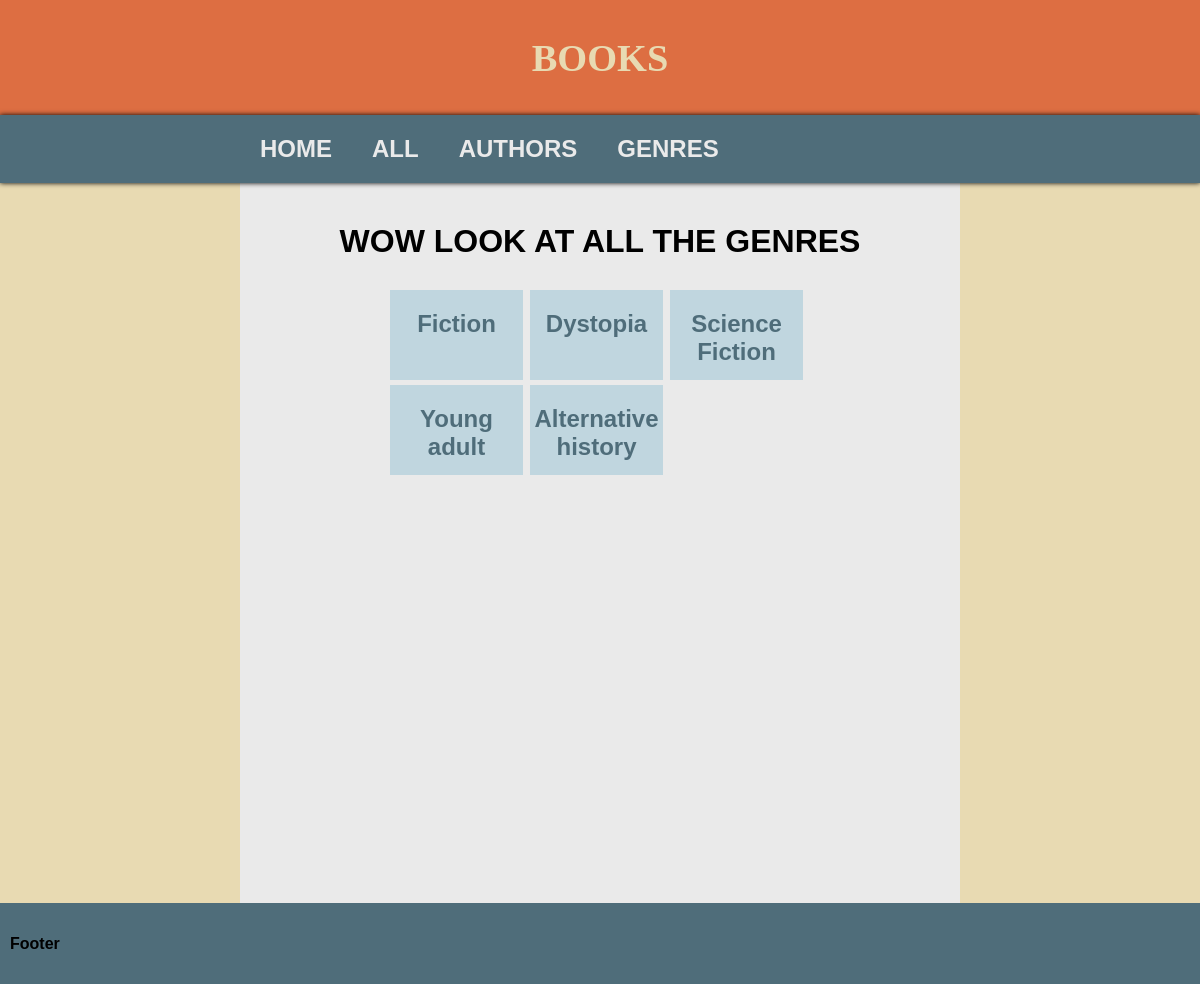
Page /genres on the earlier database version.
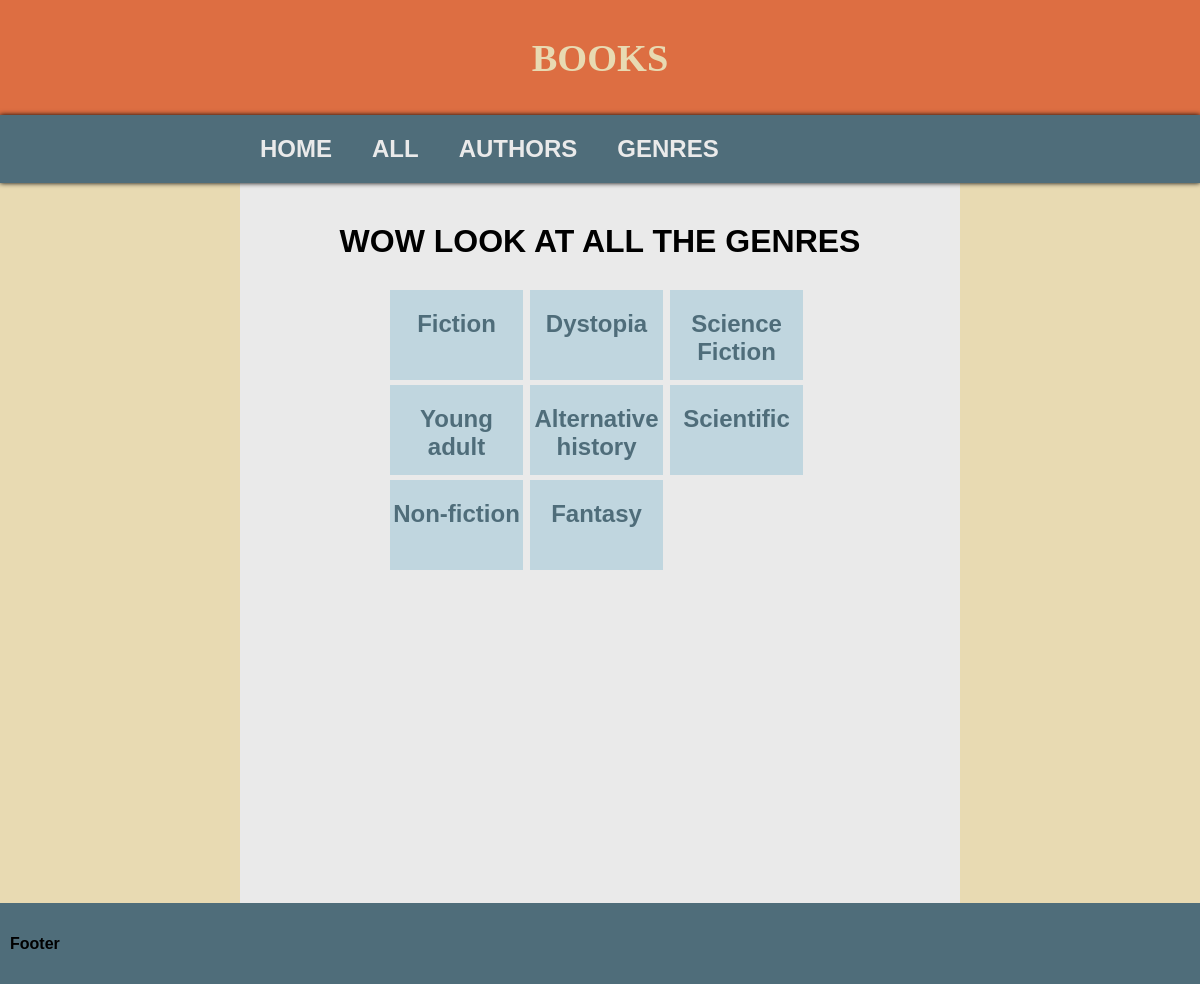
Same page on the later database version.
### tables this page shows
CREATE TABLE Genre (id INTEGER PRIMARY KEY AUTOINCREMENT, name TEXT);

### routes.py (the view)
@app.route("/genres")  # List of genres, they link to a page with their books
def all_genres():
    cur = cur_setup()
    cur.execute("SELECT * FROM Genre")
    results = cur.fetchall()
    return render_template("all_genres.html", results=results)

### routes.py (called while the page is built)
def cur_setup():
    conn = sqlite3.connect("bookshelf.db")
    return conn.cursor()

### templates/all_genres.html
{% extends "layout.html"%}
{% block content %}
<h1 class="page-title">WOW LOOK AT ALL THE GENRES</h1>
<div class="genres">
    {% for item in results %}
    <a href="/genre/{{item[0]}}">
        <div class="grid-link">
                <h2>
                    {{item[1]}}
                </h2>
        </div>
    </a>
    {% endfor %}
</div>
{% endblock %}

Differences in the rows shown:
added Genre: name "Scientific"
added Genre: name "Non-fiction"
added Genre: name "Fantasy"
